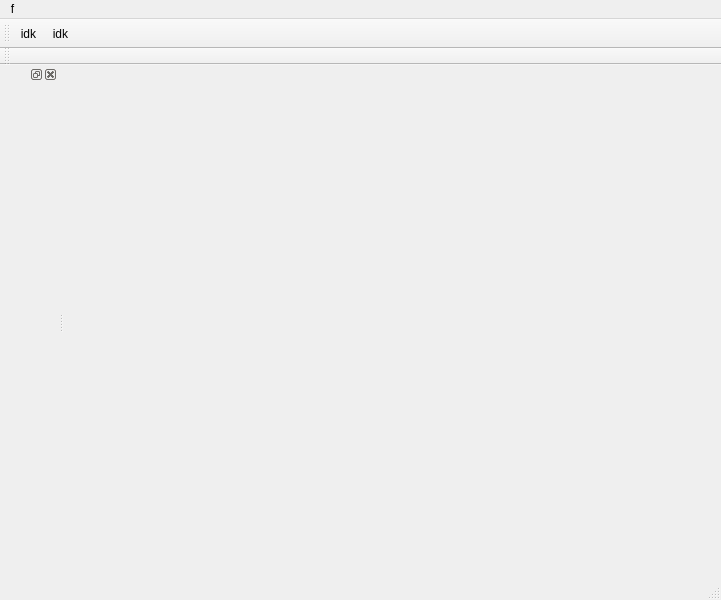
<?xml version="1.0" encoding="UTF-8"?>
<ui version="4.0">
 <class>MainWindow</class>
 <widget class="QMainWindow" name="MainWindow">
  <property name="geometry">
   <rect>
    <x>0</x>
    <y>0</y>
    <width>721</width>
    <height>600</height>
   </rect>
  </property>
  <property name="windowTitle">
   <string>MainWindow</string>
  </property>
  <widget class="QWidget" name="centralwidget"/>
  <widget class="QMenuBar" name="menubar">
   <property name="geometry">
    <rect>
     <x>0</x>
     <y>0</y>
     <width>721</width>
     <height>22</height>
    </rect>
   </property>
   <widget class="QMenu" name="menuf">
    <property name="title">
     <string>f</string>
    </property>
   </widget>
   <addaction name="menuf"/>
  </widget>
  <widget class="QStatusBar" name="statusbar"/>
  <widget class="QToolBar" name="toolBar">
   <property name="windowTitle">
    <string>toolBar</string>
   </property>
   <attribute name="toolBarArea">
    <enum>TopToolBarArea</enum>
   </attribute>
   <attribute name="toolBarBreak">
    <bool>false</bool>
   </attribute>
   <addaction name="actionidk"/>
   <addaction name="actionidk_2"/>
  </widget>
  <widget class="QToolBar" name="toolBar_2">
   <property name="windowTitle">
    <string>toolBar_2</string>
   </property>
   <attribute name="toolBarArea">
    <enum>TopToolBarArea</enum>
   </attribute>
   <attribute name="toolBarBreak">
    <bool>true</bool>
   </attribute>
  </widget>
  <widget class="QDockWidget" name="dockWidget">
   <attribute name="dockWidgetArea">
    <number>1</number>
   </attribute>
   <widget class="QWidget" name="dockWidgetContents"/>
  </widget>
  <action name="actionidk">
   <property name="checkable">
    <bool>true</bool>
   </property>
   <property name="icon">
    <iconset resource="icons.qrc">
     <normaloff>:/images/icons/addLayer.png</normaloff>:/images/icons/addLayer.png</iconset>
   </property>
   <property name="text">
    <string>idk</string>
   </property>
   <property name="toolTip">
    <string>idk</string>
   </property>
  </action>
  <action name="actionidk_2">
   <property name="checkable">
    <bool>true</bool>
   </property>
   <property name="icon">
    <iconset resource="icons.qrc">
     <normaloff>:/images/icons/addLayer.png</normaloff>:/images/icons/addLayer.png</iconset>
   </property>
   <property name="text">
    <string>idk</string>
   </property>
   <property name="toolTip">
    <string>idk</string>
   </property>
  </action>
 </widget>
 <resources>
  <include location="icons.qrc"/>
 </resources>
 <connections/>
</ui>
